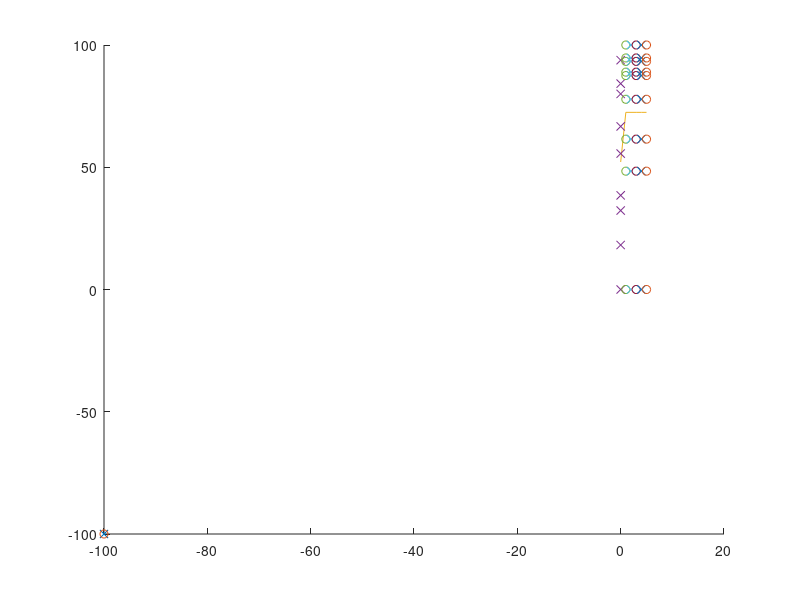

Recreate this plot in MATLAB. (Note: this script raises an error after producing the figure.)
%% 1 channel
clc; clear; close all;
 
RF1_wav = [99.5, 80.0; %random forest wavelet 1 channel
    99.6, 66.7;
    99.2, 38.5;
    99.5, 84.2;
    99.8, 0;
    98.9, 18.2;
    96.2, 32.3;
    99.6, 55.6;
    99.9, 93.8];
x0 = ones(9, 1) * 0;

RF1_FT = [99.9, 93.3; %random forest fourier 1 channel (NUMBERS NOT CORRECT YET)
    99.7, 77.8;
    99.6, 61.5;
    99.7, 94.7;
    99.8, 0.0;
    100, 100;
    97.3, 48.4;
    99.8, 88.9;
    99.8, 87.5];
x1 = ones(9, 1) * 1;

SVM1_wav = [99.9, 93.3; %SVM wavelet 1 channel (NUMBERS NOT CORRECT YET)
    99.7, 77.8;
    99.6, 61.5;
    99.7, 94.7;
    99.8, 0.0;
    100, 100;
    97.3, 48.4;
    99.8, 88.9;
    99.8, 87.5];
x2 = ones(9, 1) * 2;

SVM1_FT = [99.9, 93.3; %SVM fourier 1 channel (NUMBERS NOT CORRECT YET)
    99.7, 77.8;
    99.6, 61.5;
    99.7, 94.7;
    99.8, 0.0;
    100, 100;
    97.3, 48.4;
    99.8, 88.9;
    99.8, 87.5];
x3 = ones(9, 1) * 3;

NN1_wav = [99.9, 93.3; %NN wavelet 1 channel (NUMBERS NOT CORRECT YET)
    99.7, 77.8;
    99.6, 61.5;
    99.7, 94.7;
    99.8, 0.0;
    100, 100;
    97.3, 48.4;
    99.8, 88.9;
    99.8, 87.5];
x4 = ones(9, 1) * 4;

NN1_FT = [99.9, 93.3; %NN fourier 1 channel (NUMBERS NOT CORRECT YET)
    99.7, 77.8;
    99.6, 61.5;
    99.7, 94.7;
    99.8, 0.0;
    100, 100;
    97.3, 48.4;
    99.8, 88.9;
    99.8, 87.5];
x5 = ones(9, 1) * 5;

AorS = 2; %Set this var to 1 to plot accuracy, 2 to plot sensitivity

if AorS == 1
    tit = "Comparison of accuracy results for different ML models and features";
    ylab = "Accuracy in \%";
else
    AorS = 2; %ensure it is 2
    tit = "Comparison of sensitivity results for different ML models and features";
    ylab = "Sensitivity in \%";
end

avg = [mean(RF1_wav); mean(RF1_FT); mean(SVM1_wav); mean(SVM1_FT); mean(NN1_wav); mean(NN1_FT)];
avg = avg(:, AorS); %take accuracy or sensitivity
xavg = 0 : 5;

fig = figure();
hold on;

ax(1) = plot(-100, -100, 'x'); %plotting invisible o and x for legend hack
ax(2) = plot(-100, -100, 'o');
ax(3) = plot(xavg, avg);

ax(4) = plot(x0, RF1_wav(:, AorS), 'x');
ax(5) = plot(x1, RF1_FT(:, AorS), 'o');
ax(6) = plot(x2, SVM1_wav(:, AorS), 'x');
ax(7) = plot(x3, SVM1_FT(:, AorS), 'o');
ax(8) = plot(x4, NN1_wav(:, AorS), 'x');
ax(9) = plot(x5, NN1_FT(:, AorS), 'o');

hold off;

axis = gca;
axis.TickLabelInterpreter = 'latex';
axis.FontSize = 14;

plotline(ax, 2);
br = 25;
plotcolor(ax(1:2), 'black', 'brightness', br);
plotcolor(ax(3), 'orange', 'brightness', br);

plotcolor(ax(4), 'green', 'brightness', br);
plotcolor(ax(5), 'green', 'brightness', -br);
plotcolor(ax(6), 'red', 'brightness', br);
plotcolor(ax(7), 'red', 'brightness', -br);
plotcolor(ax(8), 'purple', 'brightness', br);
plotcolor(ax(9), 'purple', 'brightness', -br);
plottext(ax, tit, {'Wavelet features', 'FT features', 'Mean'}, 'Model', ylab, 'fontsize', 10, 'legendloc', 'northeastoutside');

xlim([-0.1 5.1]);
ylim([0 102]);
figsize(fig, 'o');



xticks([0.5, 2.5, 4.5]);
xticklabels(["Random Forest", "SVM", "Neural Network"]);


%% Save image
% location = GetPath2Images(mfilename);
% extension = "png";
% SaveImage(fig, location, mfilename, extension);
% close all;

%% all channels

RF_wav = [99.9, 93.3; % Random Forest all channels wavelet
    99.7, 77.8;
    99.6, 61.5;
    99.7, 94.7;
    99.8, 0.0;
    100, 100;
    97.3, 48.4;
    99.8, 88.9;
    99.8, 87.5];
x0 = ones(9, 1) * 0;